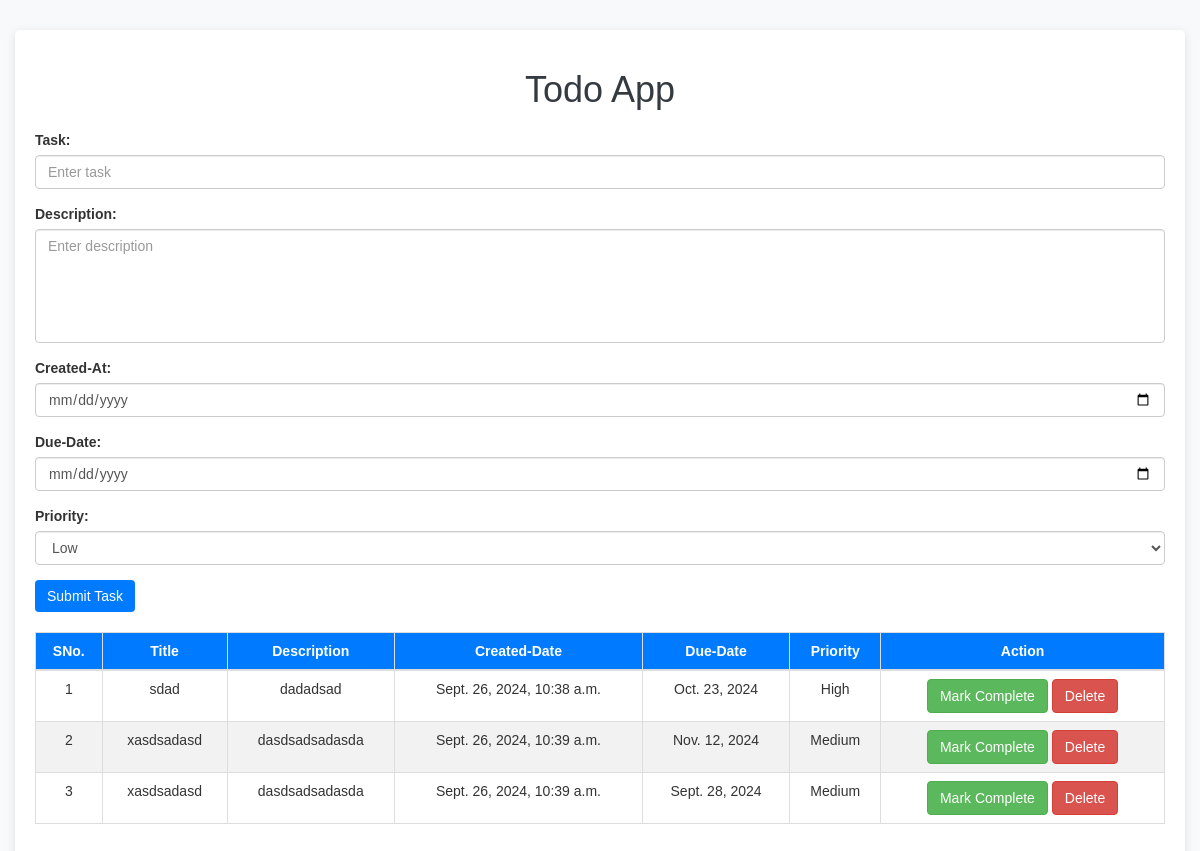
/todo/, run on the app's committed database.
### todo/models.py (models this page shows)
class Todo(models.Model):
    Priority_choices = [
        ('Low', 'Low'),
        ('Medium', 'Medium'),
        ('High', 'High'),
    ]
    title = models.CharField(max_length=100)
    description = models.TextField()
    created_at = models.DateTimeField(auto_now_add=True)
    completed = models.BooleanField(default=False)
    due_date = models.DateField(null=True, blank=True)
    priority = models.CharField(max_length=6, choices=Priority_choices, default='Low')

### todo/views.py (the view)
# urls.py: path('', lambda request: redirect('todo_list')),  # Redirect root URL to /todo/
def todo_list(request):
    todos = Todo.objects.all()
    return render(request,'todo/index.html',{'todos':todos})

### template/todo/index.html (shortened to what this page needs)
<!DOCTYPE html>
<html lang="en">
<head>
  <link rel="stylesheet" href="https://maxcdn.bootstrapcdn.com/bootstrap/3.4.1/css/bootstrap.min.css">
</head>
<body>
<div class="container">
    <h1>Todo App</h1>
    <form action="{% url 'create_todo' %}" method="post">
        <div class="form-group">
            <label for="task">Task:</label>
            <input type="text" class="form-control" id="task" placeholder="Enter task" name="title" required>
        </div>
        <div class="form-group">
            <label for="description">Description:</label>
            <textarea class="form-control" rows="5" id="description" name="description" placeholder="Enter description"></textarea>
        </div>
        <div class="form-group">
            <label for="created_at">Created-At:</label>
            <input type="date" id="created_at" name="created_at" class="form-control" required>
        </div>
        <div class="form-group">
            <label for="due_date">Due-Date:</label>
            <input type="date" id="due_date" name="due_date" class="form-control" required>
        </div>
        <div class="form-group">
            <label for="priority">Priority:</label>
            <select id="priority" name="priority" class="form-control" required>
                <option value="Low">Low</option>
            </select>
        </div>
        <button type="submit" class="btn btn-primary">Submit Task</button>
    </form>
    <div class="table-responsive">
      <table class="table table-bordered">
        <thead>
          <tr>
            <th scope="col">SNo.</th>
            <th scope="col">Title</th>
            <th scope="col">Description</th>
            <th scope="col">Created-Date</th>
            <th scope="col">Due-Date</th>
            <th scope="col">Priority</th>
            <th scope="col">Action</th>
          </tr>
        </thead>
        <tbody>
          {% for todo in todos %}
          <tr {% if todo.completed %}style="text-decoration: line-through; background-color: #e9ecef;"{% endif %}>
              <td>{{ forloop.counter }}</td>
              <td>{{ todo.title }}</td>
              <td>{{ todo.description }}</td>
              <td>{{ todo.created_at }}</td>
              <td>{{ todo.due_date }}</td>
              <td>{{ todo.priority }}</td>
              <td>
                  <form action="{% url 'complete_todo' todo.id %}" method="post" style="display:inline;">
                      <button type="submit" class="btn btn-success">
                          {% if todo.completed %}
                              Mark Incomplete
                          {% else %}
                              Mark Complete
                          {% endif %}
                      </button>
                  </form>
                  <form action="{% url 'delete_todo' todo.id %}" method="post" style="display:inline;">
                      <button type="submit" class="btn btn-danger">Delete</button>
                  </form>
              </td>
          </tr>
          {% endfor %}
        </tbody>
      </table>
    </div>
</div>
</body>
</html>

### template/todo/index.html (style rules this page uses)
body { background-color: #f8f9fa; font-family: Arial, sans-serif; }
.container { margin-top: 30px; background-color: #ffffff; border-radius: 5px; box-shadow: 0 2px 10px rgba(0, 0, 0, 0.1); padding: 20px; }
h1 { text-align: center; color: #343a40; margin-bottom: 20px; }
.form-group label { font-weight: bold; }
textarea { resize: none; }
.btn-primary { background-color: #007bff; border: none; }
table { margin-top: 20px; width: 100%; border-collapse: collapse; }
table th { background-color: #007bff; color: white; text-align: center; }
table td { background-color: #ffffff; text-align: center; }
tr:nth-child(even) td { background-color: #f2f2f2; }

### data on the page
Todo: title "sdad", description "dadadsad", created_at "Sept. 26, 2024, 10:38 a.m.", due_date "Oct. 23, 2024", priority "High", completed "Mark Complete"
Todo: title "xasdsadasd", description "dasdsadsadasda", created_at "Sept. 26, 2024, 10:39 a.m.", due_date "Nov. 12, 2024", priority "Medium", completed "Mark Complete"
Todo: title "xasdsadasd", description "dasdsadsadasda", created_at "Sept. 26, 2024, 10:39 a.m.", due_date "Sept. 28, 2024", priority "Medium", completed "Mark Complete"
